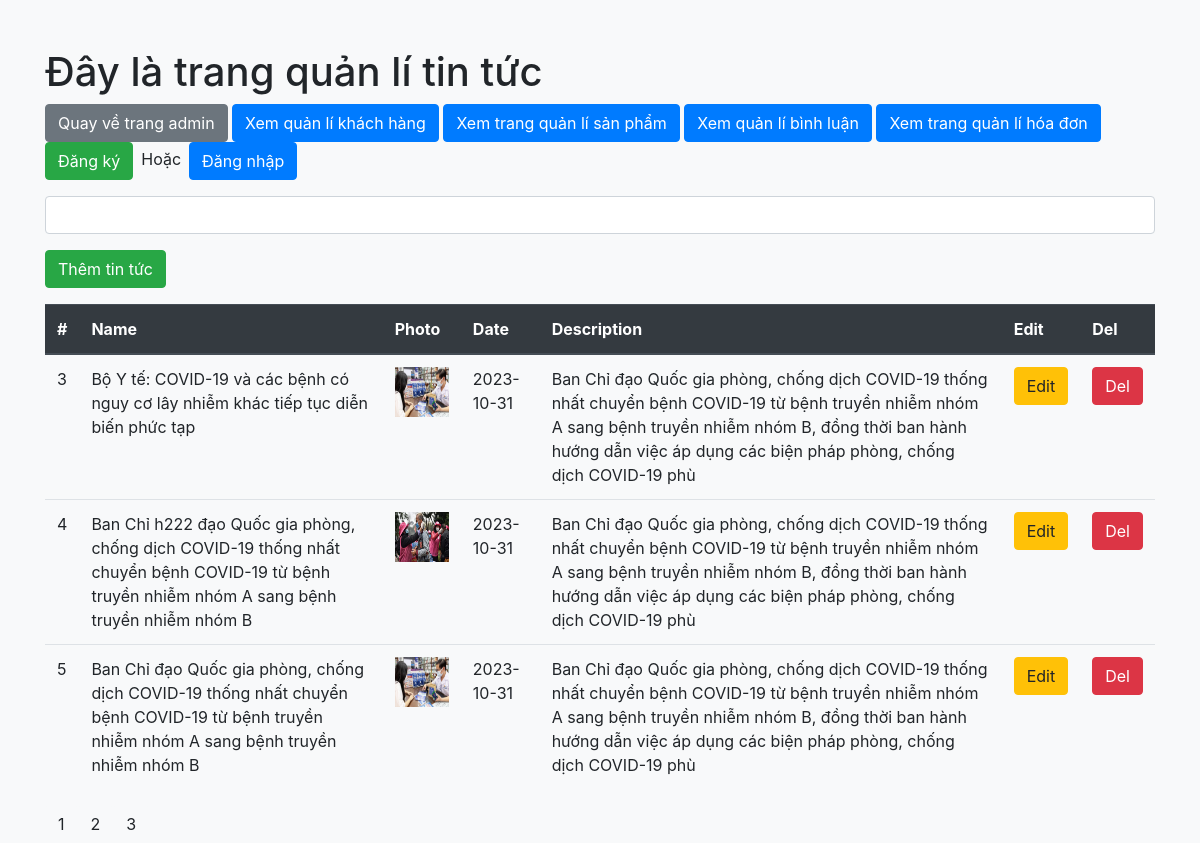
The page /admin/news_management.php on the database its author committed.
### tables this page shows
CREATE TABLE `news` (
  `id_news` int(11) NOT NULL,
  `name` varchar(225) NOT NULL,
  `description` varchar(225) NOT NULL,
  `date` date NOT NULL,
  `photo` varchar(225) NOT NULL
);

### admin/news_management.php (the view, shortened to what this page needs)
<!DOCTYPE html>
<html lang="en">
<head>
    <link href="https://stackpath.bootstrapcdn.com/bootstrap/4.5.2/css/bootstrap.min.css" rel="stylesheet">
</head>
<body class="bg-light">
    <div class="container mt-5">
        <h1>Đây là trang quản lí tin tức</h1>
        <a href="admin.php?page_current=1&search=" class="btn btn-secondary">Quay về trang admin</a>
        <a href="user_management.php?page_current=1&search=" class="btn btn-primary">Xem quản lí khách hàng</a>
        <a href="product_management.php?page_current=1&search=" class="btn btn-primary">Xem trang quản lí sản phẩm</a>
        <a href="comment_management.php?page_current=1&search=" class="btn btn-primary">Xem quản lí bình luận</a>
        <a href="bill_management.php?page_current=1&search=" class="btn btn-primary">Xem trang quản lí hóa đơn</a>
        <?php
        $connect = mysqli_connect('localhost', 'root', '', 'project1');
        mysqli_set_charset($connect, 'utf8');
        $page = 1;
        $sql_number_of_news = "SELECT count(*) FROM news";
        $news_count_array = mysqli_query($connect, $sql_number_of_news);
        $news_count_result = mysqli_fetch_array($news_count_array);
        $news_count = $news_count_result['count(*)'];
        $news_per_page = 3;
        $total_pages = ceil($news_count / $news_per_page);
        $offset = $news_per_page * ($page - 1);
        $search = ' ';
        $sql = "SELECT * FROM news
        WHERE name LIKE '%$search%'
        LIMIT $news_per_page
        OFFSET $offset";
        $result = mysqli_query($connect, $sql);
        ?>
        <?php
        if (isset($_SESSION['name'])) {
            $name = $_SESSION['name'];
            echo '<p class="mt-3">Chào mừng <b>' . $name . '</b></p>';
            echo '<a href="../index.php?action=sign_out" class="btn btn-danger mb-3">Đăng xuất</a>';
        } else {
            echo '<a href="?action=sign_up" class="btn btn-success">Đăng ký</a>';
            echo '<span class="ml-2">Hoặc</span>';
            echo '<a href="?action=sign_in" class="btn btn-primary ml-2">Đăng nhập</a>';
        }
        ?>
        <form action="" class="mt-3 mb-3">
            <input type="search" name="search" value="<?php echo $search ?>" class="form-control" placeholder="Tìm kiếm tin tức">
        </form>
        <a href="../index.php?action=create_news" class="btn btn-success mb-3">Thêm tin tức</a>
        <table class="table">
            <thead class="thead-dark">
                <tr>
                    <th>#</th>
                    <th>Name</th>
                    <th>Photo</th>
                    <th>Date</th>
                    <th>Description</th>
                    <th>Edit</th>
                    <th>Del</th>
                </tr>
            </thead>
            <tbody>
                <?php foreach ($result as $each) { ?>
                    <tr>
                        <td><?php echo $each['id_news'] ?></td>
                        <td><?php echo $each['name'] ?></td>
                        <td>
                            <img src="../<?php echo $each['photo']; ?>" alt="Lỗi" style="height: 50px" class="img-fluid">
                        </td>
                        <td><?php echo $each['date'] ?></td>
                        <td><?php echo $each['description'] ?></td>
                        <td>
                            <a href="../index.php?action=edit_news&id_news=<?php echo $each['id_news'] ?>" class="btn btn-warning">
                                Edit
                            </a>
                        </td>
                        <td>
                            <a href="../index.php?action=delete_news&id_news=<?php echo $each['id_news'] ?>" class="btn btn-danger">
                                Del
                            </a>
                        </td>
                    </tr>
                <?php } ?>
            </tbody>
        </table>
        <div class="pagination">
            <?php for ($i = 1; $i <= $total_pages; $i++) { ?>
                <a href="?page=<?php echo $i ?>&search=<?php echo $search ?>" class="btn btn-light"><?php echo $i ?></a>
            <?php } ?>
        </div>
    </div>
</body>
</html>

### rows shown on the page
news: id_news "3", name "Bộ Y tế: COVID-19 và các bệnh có nguy cơ lây nhiễm khác tiếp tục diễn biến phức tạp", photo (picture), date "2023-10-31", description "Ban Chỉ đạo Quốc gia phòng, chống dịch COVID-19 thống nhất chuyển bệnh COVID-19 từ bệnh truyền nhiễm nhóm A sang bệnh truyền nhiễm nhóm B, đồng thời ban hành hướng dẫn việc áp dụng các biện pháp phòng, chống dịch COVID-19 phù"
news: id_news "4", name "Ban Chỉ h222 đạo Quốc gia phòng, chống dịch COVID-19 thống nhất chuyển bệnh COVID-19 từ bệnh truyền nhiễm nhóm A sang bệnh truyền nhiễm nhóm B", photo (picture), date "2023-10-31", description "Ban Chỉ đạo Quốc gia phòng, chống dịch COVID-19 thống nhất chuyển bệnh COVID-19 từ bệnh truyền nhiễm nhóm A sang bệnh truyền nhiễm nhóm B, đồng thời ban hành hướng dẫn việc áp dụng các biện pháp phòng, chống dịch COVID-19 phù"
news: id_news "5", name "Ban Chỉ đạo Quốc gia phòng, chống dịch COVID-19 thống nhất chuyển bệnh COVID-19 từ bệnh truyền nhiễm nhóm A sang bệnh truyền nhiễm nhóm B", photo (picture), date "2023-10-31", description "Ban Chỉ đạo Quốc gia phòng, chống dịch COVID-19 thống nhất chuyển bệnh COVID-19 từ bệnh truyền nhiễm nhóm A sang bệnh truyền nhiễm nhóm B, đồng thời ban hành hướng dẫn việc áp dụng các biện pháp phòng, chống dịch COVID-19 phù"
